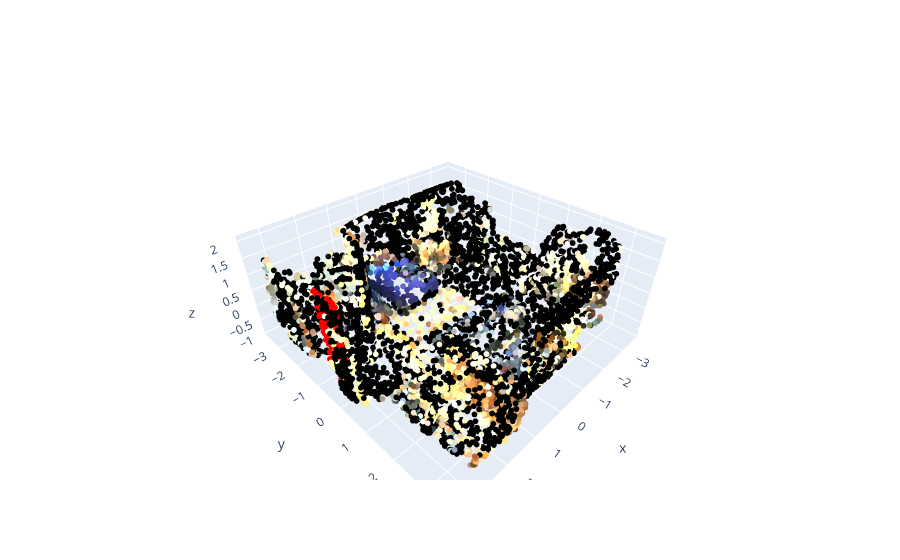

The notebook cell saved with this chart:
### Code cell
scene_plot = get_scene_plot(v_pc)
plots = [scene_plot]

fig = go.Figure(data=plots)
fig.show()

### Figure 1 — Plotly figure (JSON) as saved in the notebook; plotly's stock layout.template omitted (floating-point values rounded to 4 significant figures; data arrays with more than 128 entries replaced by an {"elided": "..."} marker saying what was removed)
{"data": [{"marker": {"color": {"elided": "8192x3 float values"}, "opacity": 1, "size": 2}, "mode": "markers", "type": "scatter3d", "x": {"elided": "8192 float values"}, "y": {"elided": "8192 float values"}, "z": {"elided": "8192 float values"}}], "layout": {}}
